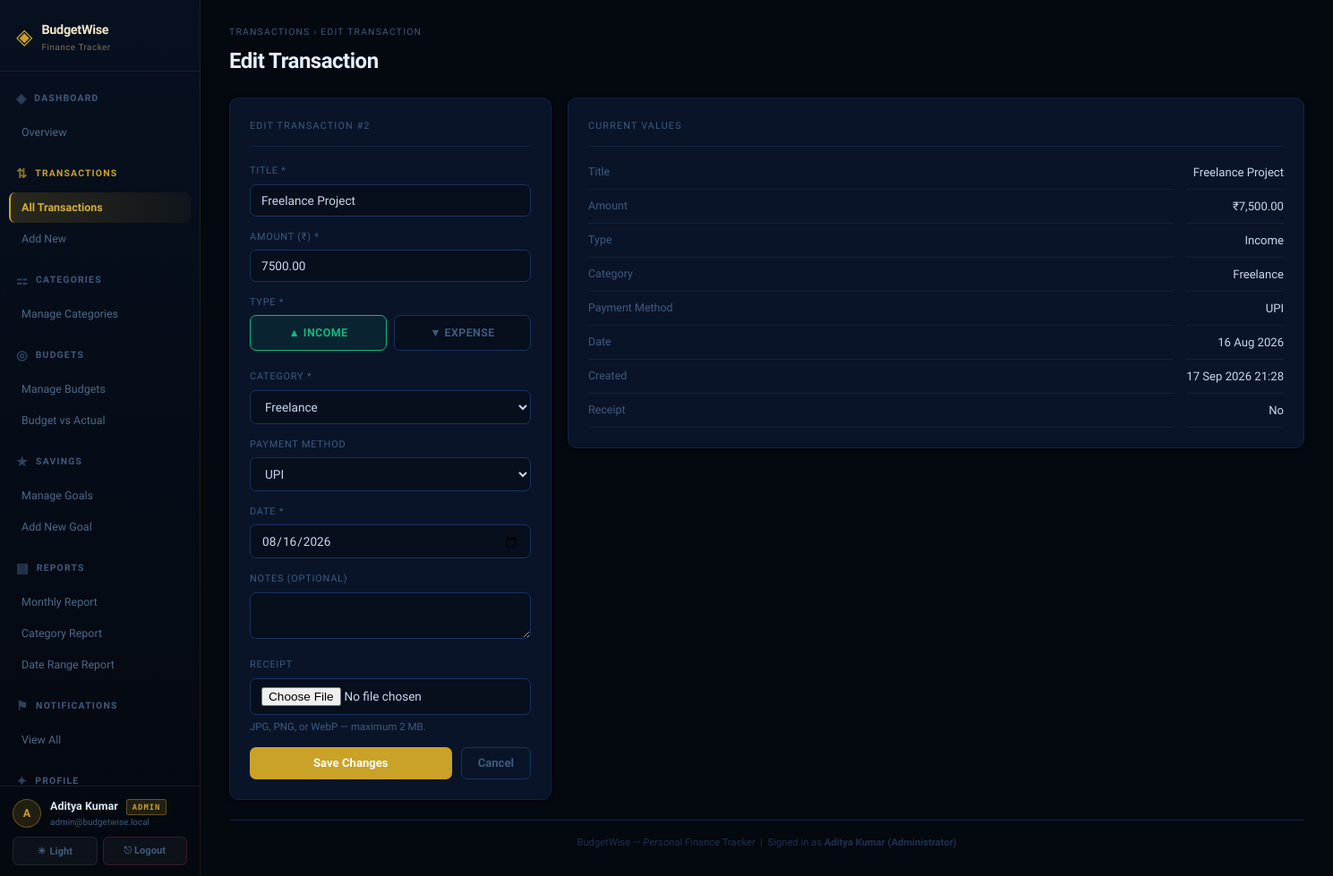
Page /transaction/edit_transaction.php?id=2 (signed in) on the committed database.
### tables this page shows
CREATE TABLE user_profiles (
    user_id        INT PRIMARY KEY,
    name           VARCHAR(100)  NOT NULL DEFAULT 'User',
    phone          VARCHAR(20)   NULL,
    profile_image  VARCHAR(255)  NULL,
    monthly_goal   DECIMAL(10,2) NOT NULL DEFAULT 10000.00,
    created_at     TIMESTAMP     DEFAULT CURRENT_TIMESTAMP,
    FOREIGN KEY (user_id) REFERENCES users(id) ON DELETE CASCADE
);

CREATE TABLE users (
    id         INT AUTO_INCREMENT PRIMARY KEY,
    username   VARCHAR(50)  NOT NULL UNIQUE,
    email      VARCHAR(100) NOT NULL UNIQUE,
    password   VARCHAR(255) NOT NULL,
    role       ENUM('user','admin') NOT NULL DEFAULT 'user',
    is_active  TINYINT(1)   NOT NULL DEFAULT 1,
    created_at TIMESTAMP    DEFAULT CURRENT_TIMESTAMP
);

CREATE TABLE transactions (
    id                 INT AUTO_INCREMENT PRIMARY KEY,
    user_id            INT                      NOT NULL,
    category_id        INT                      NULL,
    payment_method_id  INT                      NULL,
    title              VARCHAR(100)             NOT NULL,
    amount             DECIMAL(10,2)            NOT NULL,
    type               ENUM('income','expense') NOT NULL,
    txn_date           DATE                     NOT NULL,
    notes              TEXT                     NULL,
    created_at         TIMESTAMP                DEFAULT CURRENT_TIMESTAMP,
    FOREIGN KEY (user_id)           REFERENCES users(id)           ON DELETE CASCADE,
    FOREIGN KEY (category_id)       REFERENCES categories(id)      ON DELETE SET NULL,
    FOREIGN KEY (payment_method_id) REFERENCES payment_methods(id) ON DELETE SET NULL,
    INDEX idx_txn_user (user_id),
    INDEX idx_txn_date (txn_date),
    INDEX idx_txn_type (type),
    INDEX idx_txn_cat  (category_id)
);

CREATE TABLE categories (
    id          INT AUTO_INCREMENT PRIMARY KEY,
    name        VARCHAR(50)              NOT NULL,
    type        ENUM('income','expense') NOT NULL,
    is_default  TINYINT(1)               NOT NULL DEFAULT 0,
    user_id     INT                      NULL,
    created_at  TIMESTAMP                DEFAULT CURRENT_TIMESTAMP,
    FOREIGN KEY (user_id) REFERENCES users(id) ON DELETE CASCADE,
    INDEX idx_cat_type (type),
    INDEX idx_cat_user (user_id)
);

CREATE TABLE payment_methods (
    id          INT AUTO_INCREMENT PRIMARY KEY,
    user_id     INT          NULL,
    name        VARCHAR(50)  NOT NULL,
    type        ENUM('cash','upi','debit_card','credit_card','net_banking','wallet','other') NOT NULL DEFAULT 'cash',
    is_default  TINYINT(1)   NOT NULL DEFAULT 0,
    created_at  TIMESTAMP    DEFAULT CURRENT_TIMESTAMP,
    FOREIGN KEY (user_id) REFERENCES users(id) ON DELETE CASCADE,
    INDEX idx_pm_user (user_id)
);

### includes/db.php (called while the page is built, shortened)
<?php
$conn = mysqli_connect(DB_HOST, DB_USER, DB_PASS, DB_NAME);
mysqli_set_charset($conn, 'utf8mb4');
function db_all($conn, $sql, $types = '', $params = []): array
{
    $stmt = mysqli_prepare($conn, $sql);
    if ($params) {
        mysqli_stmt_bind_param($stmt, $types, ...$params);
    }
    mysqli_stmt_execute($stmt);
    $result = mysqli_stmt_get_result($stmt);
    $rows   = [];
    while ($row = mysqli_fetch_assoc($result)) {
        $rows[] = $row;
    }
    return $rows;
}
function db_one($conn, $sql, $types = '', $params = [])
{
    $rows = db_all($conn, $sql, $types, $params);
    return $rows[0] ?? null;
}
function fmt($n): string
{
    $n    = (float) $n;
    $sign = $n < 0 ? '-' : '';
    $n    = abs($n);
    [$int, $dec] = explode('.', number_format($n, 2, '.', ''));
    if (strlen($int) > 3) {
        $last3 = substr($int, -3);
        $rest  = substr($int, 0, -3);
        $rest  = preg_replace('/\B(?=(\d{2})+(?!\d))/', ',', $rest);
        $int   = $rest . ',' . $last3;
    }
    return "\xe2\x82\xb9" . $sign . $int . '.' . $dec;
}
function get_theme(): string
{
    return (($_COOKIE['theme'] ?? 'dark') === 'light') ? 'light' : 'dark';
}
function get_categories($conn, $user_id = null): array
{
    if ($user_id === null) $user_id = current_user_id();
    $rows = db_all($conn, "
        SELECT id, name, type
        FROM categories
        WHERE is_default = 1 OR user_id = ?
        ORDER BY is_default DESC, name
    ", "i", [$user_id]);
    $cats = ['income' => [], 'expense' => []];
    foreach ($rows as $r) {
        $cats[$r['type']][] = ['id' => (int)$r['id'], 'name' => $r['name']];
    }
    return $cats;
}
function get_payment_methods($conn, $user_id = null): array
{
    if ($user_id === null) $user_id = current_user_id();
    return db_all($conn, "
        SELECT id, name, type
        FROM payment_methods
        WHERE is_default = 1 OR user_id = ?
        ORDER BY is_default DESC, name
    ", "i", [$user_id]);
}
require_once __DIR__ . '/auth.php';

### includes/auth.php (called while the page is built, shortened)
<?php
function current_user_id(): int
{
    return (int) ($_SESSION['user_id'] ?? 0);
}
function current_user_role(): string
{
    return $_SESSION['role'] ?? 'user';
}
function is_admin(): bool
{
    return current_user_role() === 'admin';
}
function current_user($conn): ?array
{
    $uid = current_user_id();
    return db_one($conn,
        "SELECT id, username, email, role, is_active, created_at
         FROM users WHERE id = ?",
        "i", [$uid]
    );
}
function current_profile($conn): array
{
    $uid = current_user_id();
    $row = db_one($conn,
        "SELECT user_id, name, phone, profile_image, monthly_goal
         FROM user_profiles WHERE user_id = ?",
        "i", [$uid]
    );
    return $row ?? ['user_id' => $uid, 'name' => 'User', 'phone' => '',
                    'profile_image' => null, 'monthly_goal' => 0];
}

### includes/uploads.php (called while the page is built, shortened)
<?php
function get_receipt_for_transaction($conn, int $transaction_id): ?array
{
    return db_one($conn, "
        SELECT id, filename, stored_name, mime_type, uploaded_at
        FROM attachments
        WHERE transaction_id = ?
        ORDER BY uploaded_at DESC
        LIMIT 1
    ", "i", [$transaction_id]);
}

### transaction/edit_transaction.php (the view, shortened to what this page needs)
<?php
require_once 'includes/db.php';
require_once 'includes/uploads.php';
$id = (int)($_GET['id'] ?? 0);
$row = db_one($conn, "
    SELECT id, user_id, category_id, payment_method_id,
           title, amount, type, txn_date, notes, created_at
    FROM transactions WHERE id = ?
", "i", [$id]);
$section = 'Transactions';
$page    = 'view_transactions.php';
$title   = 'Edit Transaction';
require_once 'includes/header.php';
$cats     = get_categories($conn);
$pms      = get_payment_methods($conn);
$receipt  = get_receipt_for_transaction($conn, $id);
$cat_name = '—';
if ($row['category_id']) {
    $r = db_one($conn, "SELECT name FROM categories WHERE id = ?",
                "i", [(int)$row['category_id']]);
    $cat_name = $r['name'] ?? '—';
}
$pm_name = '—';
if ($row['payment_method_id']) {
    $r = db_one($conn, "SELECT name FROM payment_methods WHERE id = ?",
                "i", [(int)$row['payment_method_id']]);
    $pm_name = $r['name'] ?? '—';
}
?>
<div class="grid-form">
    <div class="card">
        <div class="card-title">Edit Transaction #<?= $id ?></div>
        <form method="POST" enctype="multipart/form-data">
            <div class="form-group">
                <label>Title *</label>
                <input type="text" name="title"
                       value="<?= htmlspecialchars($row['title']) ?>"
                       required maxlength="100">
            </div>
            <div class="form-group">
                <label>Amount (&#8377;) *</label>
                <input type="number" name="amount"
                       value="<?= htmlspecialchars($row['amount']) ?>"
                       required min="0.01" step="0.01">
            </div>
            <div class="form-group">
                <label>Type *</label>
                <div class="type-toggle">
                    <label for="t-income">&#9650; Income</label>
                    <label for="t-expense">&#9660; Expense</label>
                </div>
            </div>
            <div class="form-group">
                <label>Category *</label>
                <select name="category_id" required>
                    <optgroup label="── Income">
                        <?php foreach ($cats['income'] as $c): ?>
                            <option value="<?= (int)$c['id'] ?>"
                                <?= (int)$row['category_id'] === (int)$c['id'] ? 'selected' : '' ?>>
                                <?= htmlspecialchars($c['name']) ?>
                            </option>
                        <?php endforeach; ?>
                    </optgroup>
                </select>
            </div>
            <div class="form-group">
                <label>Payment Method</label>
                <select name="payment_method_id">
                    <?php foreach ($pms as $p): ?>
                        <option value="<?= (int)$p['id'] ?>"
                            <?= (int)$row['payment_method_id'] === (int)$p['id'] ? 'selected' : '' ?>>
                            <?= htmlspecialchars($p['name']) ?>
                        </option>
                    <?php endforeach; ?>
                </select>
            </div>
            <div class="form-group">
                <label>Date *</label>
                <input type="date" name="txn_date"
                       value="<?= htmlspecialchars($row['txn_date']) ?>" required>
            </div>
            <div class="form-group">
                <label>Notes (optional)</label>
                <textarea name="notes" rows="2" maxlength="1000"><?= htmlspecialchars($row['notes'] ?? '') ?></textarea>
            </div>
            <div class="form-group">
                <label>Receipt</label>
                <input type="file" name="receipt"
                       accept="image/jpeg,image/png,image/webp">
                <p class="form-hint">JPG, PNG, or WebP — maximum 2 MB.</p>
            </div>
            <div class="form-actions">
                <button type="submit" class="btn btn-primary btn-full">Save Changes</button>
                <a href="view_transactions.php" class="btn btn-ghost">Cancel</a>
            </div>
        </form>
    </div>
    <div class="card">
        <div class="card-title">Current Values</div>
        <dl class="info-list">
            <?php
            $info = [
                'Title'          => $row['title'],
                'Amount'         => fmt($row['amount']),
                'Type'           => ucfirst($row['type']),
                'Category'       => $cat_name,
                'Payment Method' => $pm_name,
                'Date'           => date('d M Y', strtotime($row['txn_date'])),
                'Created'        => date('d M Y H:i', strtotime($row['created_at'])),
                'Receipt'        => $receipt ? 'Yes' : 'No',
            ];
            foreach ($info as $label => $value): ?>
                <dt><?= htmlspecialchars($label) ?></dt>
                <dd><?= htmlspecialchars($value) ?></dd>
            <?php endforeach; ?>
        </dl>
    </div>
</div>
<?php require_once 'includes/footer.php'; ?>

### includes/header.php (shortened to what this page needs)
<?php
$nav = [
    'Dashboard'     => ['icon' => '&#9672;', 'links' => [
        'Overview' => 'dashboard.php',
    ]],
    'Transactions'  => ['icon' => '&#8645;', 'links' => [
        'All Transactions' => 'view_transactions.php',
        'Add New'          => 'add_transaction.php',
    ]],
    'Categories'    => ['icon' => '&#9871;', 'links' => [
        'Manage Categories' => 'manage_categories.php',
    ]],
    'Budgets'       => ['icon' => '&#9678;', 'links' => [
        'Manage Budgets'    => 'manage_budgets.php',
        'Budget vs Actual'  => 'budget_vs_actual.php',
    ]],
    'Savings'       => ['icon' => '&#9733;', 'links' => [
        'Manage Goals'  => 'manage_goals.php',
        'Add New Goal'  => 'add_goal.php',
    ]],
    'Reports'       => ['icon' => '&#9636;', 'links' => [
        'Monthly Report'    => 'monthly_report.php',
        'Category Report'   => 'category_report.php',
        'Date Range Report' => 'date_range_report.php',
    ]],
    'Notifications' => ['icon' => '&#9873;', 'links' => [
        'View All' => 'view_notifications.php',
    ]],
    'Profile'       => ['icon' => '&#10022;', 'links' => [
        'My Profile'      => 'profile.php',
        'Settings'        => 'settings.php',
        'Payment Methods' => 'payment_methods.php',
    ]],
];
if (is_admin()) {
    $nav['Admin'] = ['icon' => '&#9881;', 'links' => [
        'Admin Dashboard' => 'admin_dashboard.php',
        'Manage Users'    => 'manage_users.php',
        'System Logs'     => 'system_logs.php',
    ]];
}
$theme = get_theme();
$me    = current_user($conn);
$prof  = current_profile($conn);
?>
<!DOCTYPE html>
<html lang="en" data-theme="<?= htmlspecialchars($theme, ENT_QUOTES, 'UTF-8') ?>">
<head>
    <link rel="stylesheet" href="assets/style.css">
</head>
<body>
<div class="app">
<aside class="sidebar">
    <div class="sidebar-logo">
        <span class="logo-icon">&#9672;</span>
        <div>
            <div class="logo-name">BudgetWise</div>
            <div class="logo-sub">Finance Tracker</div>
        </div>
    </div>
    <nav class="sidebar-nav">
        <?php foreach ($nav as $sec_name => $sec): ?>
            <?php $active_sec = ($section ?? '') === $sec_name; ?>
            <div class="nav-section <?= $active_sec ? 'active' : '' ?>">
                <div class="nav-section-label">
                    <span class="nav-icon"><?= $sec['icon'] ?></span>
                    <span class="nav-section-name"><?= htmlspecialchars($sec_name, ENT_QUOTES, 'UTF-8') ?></span>
                </div>
                <div class="nav-links">
                    <?php foreach ($sec['links'] as $lname => $lfile): ?>
                        <a href="<?= htmlspecialchars($lfile, ENT_QUOTES, 'UTF-8') ?>"
                           class="nav-link <?= ($page ?? '') === $lfile ? 'active' : '' ?>">
                            <?= htmlspecialchars($lname, ENT_QUOTES, 'UTF-8') ?>
                        </a>
                    <?php endforeach; ?>
                </div>
            </div>
        <?php endforeach; ?>
    </nav>
    <div class="sidebar-footer">
        <div class="sf-user">
            <div class="sf-avatar">
                <?= htmlspecialchars(strtoupper(substr($prof['name'] ?? 'U', 0, 1)), ENT_QUOTES, 'UTF-8') ?>
            </div>
            <div class="sf-meta">
                <div class="sf-name">
                    <?= htmlspecialchars($prof['name'] ?? 'User', ENT_QUOTES, 'UTF-8') ?>
                    <?php if (is_admin()): ?>
                        <span class="sf-role">ADMIN</span>
                    <?php endif; ?>
                </div>
                <div class="sf-email"><?= htmlspecialchars($me['email'] ?? '', ENT_QUOTES, 'UTF-8') ?></div>
            </div>
        </div>
        <div class="sf-actions">
            <button type="button" class="sf-btn" onclick="toggleTheme()" title="Switch theme">
                <span id="theme-icon"><?= $theme === 'dark' ? '&#9728;' : '&#9790;' ?></span>
                <span id="theme-lbl"><?= $theme === 'dark' ? 'Light'   : 'Dark'    ?></span>
            </button>
            <a href="logout.php" class="sf-btn logout" title="Sign out">
                &#9099; Logout
            </a>
        </div>
    </div>
</aside>
<main class="main">
    <div class="page-header">
        <div class="breadcrumb">
            <?= htmlspecialchars($section ?? '', ENT_QUOTES, 'UTF-8') ?> &rsaquo;
            <?= htmlspecialchars($title   ?? '', ENT_QUOTES, 'UTF-8') ?>
        </div>
        <h1 class="page-title"><?= htmlspecialchars($title ?? '', ENT_QUOTES, 'UTF-8') ?></h1>
    </div>

### includes/footer.php (shortened to what this page needs)
    <footer class="page-footer">
        BudgetWise &mdash; Personal Finance Tracker
        &nbsp;|&nbsp;
        <?php
        $display_name = $prof['name'] ?? ($_SESSION['username'] ?? 'Guest');
        $role_label   = is_admin() ? ' (Administrator)' : '';
        ?>
        Signed in as <strong><?= htmlspecialchars($display_name . $role_label, ENT_QUOTES, 'UTF-8') ?></strong>
    </footer>
</main>
</div>
</body>
</html>

### rows in the picture
user_profiles: name "A", name "Aditya Kumar", name "Aditya Kumar (Administrator)"
users: email "admin@budgetwise.local"
transactions: title "Freelance Project", amount "7500.00", category_id "Freelance", payment_method_id "UPI", txn_date "08/16/2026"

### other values in the picture
$sec['icon'] "◈"
$sec_name "DASHBOARD"
$lname "Overview"
$sec['icon'] "⇅"
$sec_name "TRANSACTIONS"
$lname "All Transactions"
$lname "Add New"
$sec['icon'] "⚏"
$sec_name "CATEGORIES"
$lname "Manage Categories"
$sec['icon'] "◎"
$sec_name "BUDGETS"
$lname "Manage Budgets"
$lname "Budget vs Actual"
$sec['icon'] "★"
